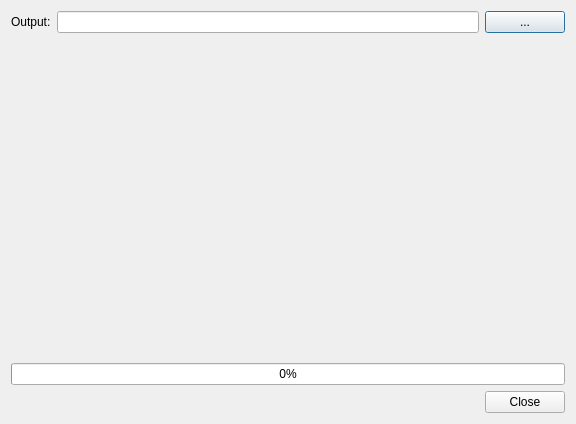
<?xml version="1.0" encoding="UTF-8"?>
<ui version="4.0">
 <class>lcRenderDialog</class>
 <widget class="QDialog" name="lcRenderDialog">
  <property name="geometry">
   <rect>
    <x>0</x>
    <y>0</y>
    <width>576</width>
    <height>424</height>
   </rect>
  </property>
  <property name="windowTitle">
   <string>Render</string>
  </property>
  <layout class="QVBoxLayout" name="verticalLayout">
   <item>
    <layout class="QVBoxLayout" name="MainLayout">
     <item>
      <layout class="QHBoxLayout" name="outputLayout">
       <item>
        <widget class="QLabel" name="outputLabel">
         <property name="text">
          <string>Output:</string>
         </property>
         <property name="buddy">
          <cstring>OutputEdit</cstring>
         </property>
        </widget>
       </item>
       <item>
        <widget class="QLineEdit" name="OutputEdit"/>
       </item>
       <item>
        <widget class="QPushButton" name="OutputBrowseButton">
         <property name="text">
          <string>...</string>
         </property>
        </widget>
       </item>
      </layout>
     </item>
     <item>
      <widget class="lcRenderPreviewWidget" name="preview" native="true"/>
     </item>
     <item>
      <widget class="QProgressBar" name="RenderProgress">
       <property name="maximum">
        <number>1</number>
       </property>
       <property name="value">
        <number>0</number>
       </property>
      </widget>
     </item>
    </layout>
   </item>
   <item>
    <widget class="QDialogButtonBox" name="buttonBox">
     <property name="standardButtons">
      <set>QDialogButtonBox::Close</set>
     </property>
    </widget>
   </item>
  </layout>
 </widget>
 <customwidgets>
  <customwidget>
   <class>lcRenderPreviewWidget</class>
   <extends>QWidget</extends>
   <header>lc_renderdialog.h</header>
   <container>1</container>
  </customwidget>
 </customwidgets>
 <tabstops>
  <tabstop>OutputEdit</tabstop>
  <tabstop>OutputBrowseButton</tabstop>
 </tabstops>
 <resources/>
 <connections/>
</ui>
